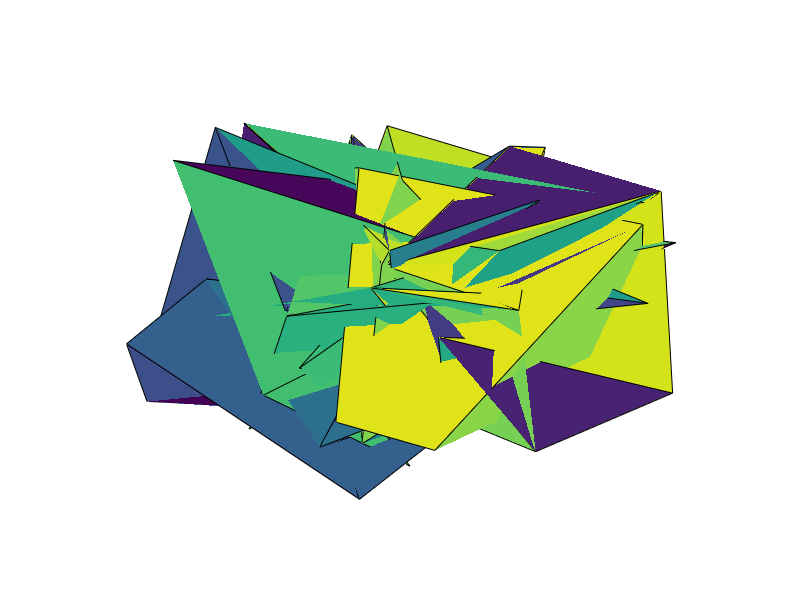

Write MATLAB code to recreate this figure.
%generateArtwork.m

% Create a surface plot using the surf function
figure;
surf(rand(10),rand(10),rand(10))


% Turn off the axis and the grid
%axis('square', 'off');
grid('off');
axis('off')